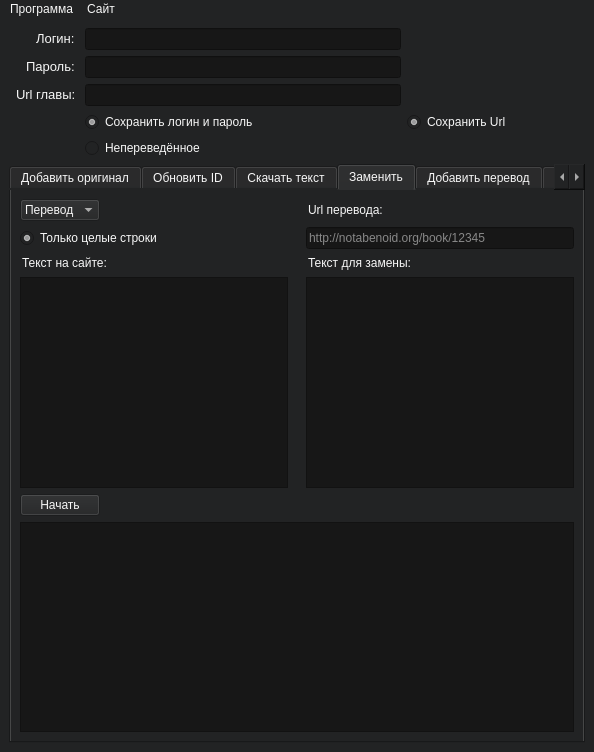
<?xml version="1.0" encoding="UTF-8"?>
<ui version="4.0">
 <class>MainWindow</class>
 <widget class="QMainWindow" name="MainWindow">
  <property name="geometry">
   <rect>
    <x>0</x>
    <y>0</y>
    <width>594</width>
    <height>752</height>
   </rect>
  </property>
  <property name="minimumSize">
   <size>
    <width>410</width>
    <height>565</height>
   </size>
  </property>
  <property name="acceptDrops">
   <bool>false</bool>
  </property>
  <property name="windowTitle">
   <string notr="true">NotabenoidTool</string>
  </property>
  <property name="autoFillBackground">
   <bool>false</bool>
  </property>
  <property name="styleSheet">
   <string notr="true">background-color: rgb(34, 35, 36);
color: rgb(247, 247, 247);</string>
  </property>
  <widget class="QWidget" name="centralwidget">
   <property name="minimumSize">
    <size>
     <width>409</width>
     <height>476</height>
    </size>
   </property>
   <layout class="QGridLayout" name="gridLayout">
    <item row="4" column="0">
     <widget class="QLineEdit" name="urlBookText">
      <property name="maximumSize">
       <size>
        <width>70</width>
        <height>16777215</height>
       </size>
      </property>
      <property name="font">
       <font>
        <pointsize>10</pointsize>
       </font>
      </property>
      <property name="text">
       <string>Url главы:</string>
      </property>
      <property name="frame">
       <bool>false</bool>
      </property>
      <property name="alignment">
       <set>Qt::AlignRight|Qt::AlignTrailing|Qt::AlignVCenter</set>
      </property>
      <property name="readOnly">
       <bool>true</bool>
      </property>
     </widget>
    </item>
    <item row="3" column="0" alignment="Qt::AlignLeft">
     <widget class="QLineEdit" name="passwordText">
      <property name="maximumSize">
       <size>
        <width>70</width>
        <height>16777215</height>
       </size>
      </property>
      <property name="font">
       <font>
        <pointsize>10</pointsize>
       </font>
      </property>
      <property name="text">
       <string>Пароль:</string>
      </property>
      <property name="frame">
       <bool>false</bool>
      </property>
      <property name="alignment">
       <set>Qt::AlignRight|Qt::AlignTrailing|Qt::AlignVCenter</set>
      </property>
      <property name="readOnly">
       <bool>true</bool>
      </property>
     </widget>
    </item>
    <item row="5" column="2">
     <widget class="QRadioButton" name="radioButton_url">
      <property name="text">
       <string>Сохранить Url</string>
      </property>
      <property name="checked">
       <bool>true</bool>
      </property>
      <property name="autoRepeat">
       <bool>true</bool>
      </property>
      <property name="autoExclusive">
       <bool>false</bool>
      </property>
     </widget>
    </item>
    <item row="13" column="0" colspan="3">
     <widget class="QTabWidget" name="tabWidget">
      <property name="enabled">
       <bool>true</bool>
      </property>
      <property name="sizePolicy">
       <sizepolicy hsizetype="Expanding" vsizetype="Expanding">
        <horstretch>0</horstretch>
        <verstretch>0</verstretch>
       </sizepolicy>
      </property>
      <property name="styleSheet">
       <string notr="true">background-color: rgb(34, 35, 36);
alternate-background-color: rgb(0, 255, 127);</string>
      </property>
      <property name="currentIndex">
       <number>3</number>
      </property>
      <widget class="QWidget" name="tabAdd">
       <property name="styleSheet">
        <string notr="true"/>
       </property>
       <attribute name="title">
        <string>Добавить оригинал</string>
       </attribute>
       <layout class="QGridLayout" name="gridLayout_5">
        <item row="8" column="0" colspan="2">
         <widget class="QTextEdit" name="logBoxAdd">
          <property name="font">
           <font>
            <pointsize>15</pointsize>
           </font>
          </property>
          <property name="styleSheet">
           <string notr="true">background-color: rgb(23, 23, 23);</string>
          </property>
          <property name="verticalScrollBarPolicy">
           <enum>Qt::ScrollBarAsNeeded</enum>
          </property>
          <property name="horizontalScrollBarPolicy">
           <enum>Qt::ScrollBarAsNeeded</enum>
          </property>
          <property name="lineWrapMode">
           <enum>QTextEdit::NoWrap</enum>
          </property>
          <property name="html">
           <string>&lt;!DOCTYPE HTML PUBLIC &quot;-//W3C//DTD HTML 4.0//EN&quot; &quot;http://www.w3.org/TR/REC-html40/strict.dtd&quot;&gt;
&lt;html&gt;&lt;head&gt;&lt;meta name=&quot;qrichtext&quot; content=&quot;1&quot; /&gt;&lt;style type=&quot;text/css&quot;&gt;
p, li { white-space: pre-wrap; }
&lt;/style&gt;&lt;/head&gt;&lt;body style=&quot; font-family:'MS Shell Dlg 2'; font-size:15pt; font-weight:400; font-style:normal;&quot;&gt;
&lt;p style=&quot;-qt-paragraph-type:empty; margin-top:0px; margin-bottom:0px; margin-left:0px; margin-right:0px; -qt-block-indent:0; text-indent:0px; font-size:8.25pt;&quot;&gt;&lt;br /&gt;&lt;/p&gt;&lt;/body&gt;&lt;/html&gt;</string>
          </property>
         </widget>
        </item>
        <item row="6" column="0">
         <widget class="QPushButton" name="btnStartAdd">
          <property name="text">
           <string>Начать</string>
          </property>
         </widget>
        </item>
        <item row="3" column="0">
         <widget class="QPushButton" name="btnBrowseNew">
          <property name="text">
           <string>Выбрать</string>
          </property>
         </widget>
        </item>
        <item row="3" column="1">
         <widget class="QLineEdit" name="fileNameNew">
          <property name="enabled">
           <bool>true</bool>
          </property>
          <property name="styleSheet">
           <string notr="true">background-color: rgb(23, 23, 23);</string>
          </property>
          <property name="text">
           <string/>
          </property>
          <property name="frame">
           <bool>true</bool>
          </property>
          <property name="readOnly">
           <bool>false</bool>
          </property>
          <property name="placeholderText">
           <string>Новый файл оригинала</string>
          </property>
         </widget>
        </item>
        <item row="1" column="1">
         <widget class="QLineEdit" name="fileNameOld">
          <property name="mouseTracking">
           <bool>true</bool>
          </property>
          <property name="styleSheet">
           <string notr="true">background-color: rgb(23, 23, 23);</string>
          </property>
          <property name="text">
           <string/>
          </property>
          <property name="frame">
           <bool>true</bool>
          </property>
          <property name="readOnly">
           <bool>false</bool>
          </property>
          <property name="placeholderText">
           <string>Файл оригинала с сайта</string>
          </property>
         </widget>
        </item>
        <item row="1" column="0">
         <widget class="QPushButton" name="btnBrowseOld">
          <property name="text">
           <string>Выбрать </string>
          </property>
         </widget>
        </item>
        <item row="6" column="1">
         <widget class="QLineEdit" name="comment">
          <property name="minimumSize">
           <size>
            <width>284</width>
            <height>0</height>
           </size>
          </property>
          <property name="styleSheet">
           <string notr="true">background-color: rgb(23, 23, 23);</string>
          </property>
          <property name="placeholderText">
           <string>Комментарий</string>
          </property>
         </widget>
        </item>
        <item row="0" column="0" colspan="2">
         <widget class="QRadioButton" name="logBox">
          <property name="text">
           <string>Сравнить файлы без замены на сайте</string>
          </property>
          <property name="checkable">
           <bool>true</bool>
          </property>
          <property name="checked">
           <bool>false</bool>
          </property>
          <property name="autoRepeat">
           <bool>true</bool>
          </property>
          <property name="autoExclusive">
           <bool>false</bool>
          </property>
         </widget>
        </item>
       </layout>
      </widget>
      <widget class="QWidget" name="tabRefresh">
       <attribute name="title">
        <string>Обновить ID</string>
       </attribute>
       <layout class="QGridLayout" name="gridLayout_2">
        <item row="2" column="0">
         <widget class="QPushButton" name="btnStartRefresh">
          <property name="enabled">
           <bool>true</bool>
          </property>
          <property name="sizePolicy">
           <sizepolicy hsizetype="Minimum" vsizetype="Fixed">
            <horstretch>0</horstretch>
            <verstretch>0</verstretch>
           </sizepolicy>
          </property>
          <property name="maximumSize">
           <size>
            <width>80</width>
            <height>16777215</height>
           </size>
          </property>
          <property name="text">
           <string>Начать</string>
          </property>
         </widget>
        </item>
        <item row="0" column="0" alignment="Qt::AlignHCenter">
         <widget class="QLineEdit" name="refreshText">
          <property name="minimumSize">
           <size>
            <width>120</width>
            <height>0</height>
           </size>
          </property>
          <property name="font">
           <font>
            <pointsize>10</pointsize>
           </font>
          </property>
          <property name="text">
           <string>Пропущенный ID</string>
          </property>
          <property name="frame">
           <bool>false</bool>
          </property>
          <property name="readOnly">
           <bool>true</bool>
          </property>
         </widget>
        </item>
        <item row="4" column="0" colspan="2">
         <widget class="QTextEdit" name="logBoxRefresh">
          <property name="font">
           <font>
            <pointsize>15</pointsize>
           </font>
          </property>
          <property name="styleSheet">
           <string notr="true">background-color: rgb(23, 23, 23);</string>
          </property>
          <property name="verticalScrollBarPolicy">
           <enum>Qt::ScrollBarAsNeeded</enum>
          </property>
          <property name="horizontalScrollBarPolicy">
           <enum>Qt::ScrollBarAsNeeded</enum>
          </property>
          <property name="lineWrapMode">
           <enum>QTextEdit::NoWrap</enum>
          </property>
          <property name="html">
           <string>&lt;!DOCTYPE HTML PUBLIC &quot;-//W3C//DTD HTML 4.0//EN&quot; &quot;http://www.w3.org/TR/REC-html40/strict.dtd&quot;&gt;
&lt;html&gt;&lt;head&gt;&lt;meta name=&quot;qrichtext&quot; content=&quot;1&quot; /&gt;&lt;style type=&quot;text/css&quot;&gt;
p, li { white-space: pre-wrap; }
&lt;/style&gt;&lt;/head&gt;&lt;body style=&quot; font-family:'MS Shell Dlg 2'; font-size:15pt; font-weight:400; font-style:normal;&quot;&gt;
&lt;p style=&quot;-qt-paragraph-type:empty; margin-top:0px; margin-bottom:0px; margin-left:0px; margin-right:0px; -qt-block-indent:0; text-indent:0px; font-size:8.25pt;&quot;&gt;&lt;br /&gt;&lt;/p&gt;&lt;/body&gt;&lt;/html&gt;</string>
          </property>
         </widget>
        </item>
        <item row="0" column="1" alignment="Qt::AlignLeft">
         <widget class="QLineEdit" name="lineNumber">
          <property name="styleSheet">
           <string notr="true">background-color: rgb(23, 23, 23);</string>
          </property>
          <property name="placeholderText">
           <string>1</string>
          </property>
         </widget>
        </item>
        <item row="2" column="1">
         <widget class="QProgressBar" name="progressBarRefresh">
          <property name="sizePolicy">
           <sizepolicy hsizetype="Preferred" vsizetype="Minimum">
            <horstretch>0</horstretch>
            <verstretch>0</verstretch>
           </sizepolicy>
          </property>
          <property name="styleSheet">
           <string notr="true">background-color: rgb(23, 23, 23);</string>
          </property>
          <property name="value">
           <number>0</number>
          </property>
          <property name="textVisible">
           <bool>true</bool>
          </property>
         </widget>
        </item>
       </layout>
      </widget>
      <widget class="QWidget" name="tab">
       <attribute name="title">
        <string>Скачать текст</string>
       </attribute>
       <layout class="QGridLayout" name="gridLayout_3">
        <item row="7" column="0" colspan="4">
         <widget class="QTextEdit" name="logBoxDownload">
          <property name="font">
           <font>
            <pointsize>15</pointsize>
           </font>
          </property>
          <property name="styleSheet">
           <string notr="true">background-color: rgb(23, 23, 23);</string>
          </property>
          <property name="verticalScrollBarPolicy">
           <enum>Qt::ScrollBarAsNeeded</enum>
          </property>
          <property name="horizontalScrollBarPolicy">
           <enum>Qt::ScrollBarAsNeeded</enum>
          </property>
          <property name="lineWrapMode">
           <enum>QTextEdit::NoWrap</enum>
          </property>
          <property name="html">
           <string>&lt;!DOCTYPE HTML PUBLIC &quot;-//W3C//DTD HTML 4.0//EN&quot; &quot;http://www.w3.org/TR/REC-html40/strict.dtd&quot;&gt;
&lt;html&gt;&lt;head&gt;&lt;meta name=&quot;qrichtext&quot; content=&quot;1&quot; /&gt;&lt;style type=&quot;text/css&quot;&gt;
p, li { white-space: pre-wrap; }
&lt;/style&gt;&lt;/head&gt;&lt;body style=&quot; font-family:'MS Shell Dlg 2'; font-size:15pt; font-weight:400; font-style:normal;&quot;&gt;
&lt;p style=&quot;-qt-paragraph-type:empty; margin-top:0px; margin-bottom:0px; margin-left:0px; margin-right:0px; -qt-block-indent:0; text-indent:0px; font-size:8.25pt;&quot;&gt;&lt;br /&gt;&lt;/p&gt;&lt;/body&gt;&lt;/html&gt;</string>
          </property>
         </widget>
        </item>
        <item row="5" column="0">
         <widget class="QPushButton" name="btnBrowseSave">
          <property name="text">
           <string>Выбрать</string>
          </property>
         </widget>
        </item>
        <item row="6" column="0">
         <widget class="QPushButton" name="btnStartDownload">
          <property name="enabled">
           <bool>true</bool>
          </property>
          <property name="maximumSize">
           <size>
            <width>80</width>
            <height>16777215</height>
           </size>
          </property>
          <property name="text">
           <string>Начать</string>
          </property>
         </widget>
        </item>
        <item row="1" column="0">
         <widget class="QComboBox" name="comboBox">
          <property name="styleSheet">
           <string notr="true">selection-color: rgb(85, 170, 255);</string>
          </property>
          <property name="currentIndex">
           <number>0</number>
          </property>
          <property name="frame">
           <bool>true</bool>
          </property>
          <item>
           <property name="text">
            <string>Оригинал</string>
           </property>
          </item>
          <item>
           <property name="text">
            <string>Перевод</string>
           </property>
          </item>
         </widget>
        </item>
        <item row="1" column="1" alignment="Qt::AlignLeft">
         <widget class="QRadioButton" name="radioButton_insert">
          <property name="enabled">
           <bool>true</bool>
          </property>
          <property name="text">
           <string>Заменять пустые строки оригиналом</string>
          </property>
          <property name="checked">
           <bool>true</bool>
          </property>
          <property name="autoRepeat">
           <bool>true</bool>
          </property>
          <property name="autoExclusive">
           <bool>false</bool>
          </property>
         </widget>
        </item>
        <item row="5" column="1" colspan="3">
         <widget class="QLineEdit" name="lineEditSave">
          <property name="styleSheet">
           <string notr="true">background-color: rgb(23, 23, 23);</string>
          </property>
          <property name="text">
           <string/>
          </property>
          <property name="placeholderText">
           <string>Новый файл для сохранения</string>
          </property>
         </widget>
        </item>
        <item row="6" column="1" colspan="3">
         <widget class="QProgressBar" name="progressBarDownload">
          <property name="styleSheet">
           <string notr="true">background-color: rgb(23, 23, 23);</string>
          </property>
          <property name="value">
           <number>0</number>
          </property>
          <property name="textVisible">
           <bool>true</bool>
          </property>
         </widget>
        </item>
       </layout>
      </widget>
      <widget class="QWidget" name="tab_3">
       <property name="enabled">
        <bool>false</bool>
       </property>
       <property name="styleSheet">
        <string notr="true"/>
       </property>
       <attribute name="title">
        <string>Заменить</string>
       </attribute>
       <layout class="QGridLayout" name="gridLayout_9">
        <item row="8" column="4">
         <widget class="QLineEdit" name="replacement_text_n">
          <property name="styleSheet">
           <string notr="true"/>
          </property>
          <property name="text">
           <string>Текст для замены:</string>
          </property>
          <property name="frame">
           <bool>false</bool>
          </property>
          <property name="readOnly">
           <bool>true</bool>
          </property>
          <property name="placeholderText">
           <string>Replacement text</string>
          </property>
         </widget>
        </item>
        <item row="8" column="1" colspan="3">
         <widget class="QLineEdit" name="replace_text_orig_n">
          <property name="styleSheet">
           <string notr="true"/>
          </property>
          <property name="text">
           <string>Текст на сайте:</string>
          </property>
          <property name="frame">
           <bool>false</bool>
          </property>
          <property name="readOnly">
           <bool>true</bool>
          </property>
          <property name="placeholderText">
           <string>Text</string>
          </property>
         </widget>
        </item>
        <item row="10" column="1">
         <widget class="QPlainTextEdit" name="replace_text_orig">
          <property name="styleSheet">
           <string notr="true">background-color: rgb(23, 23, 23);</string>
          </property>
          <property name="lineWrapMode">
           <enum>QPlainTextEdit::NoWrap</enum>
          </property>
         </widget>
        </item>
        <item row="11" column="1">
         <widget class="QPushButton" name="btnStartReplace">
          <property name="enabled">
           <bool>false</bool>
          </property>
          <property name="sizePolicy">
           <sizepolicy hsizetype="MinimumExpanding" vsizetype="Preferred">
            <horstretch>0</horstretch>
            <verstretch>0</verstretch>
           </sizepolicy>
          </property>
          <property name="maximumSize">
           <size>
            <width>80</width>
            <height>16777215</height>
           </size>
          </property>
          <property name="text">
           <string>Начать</string>
          </property>
         </widget>
        </item>
        <item row="21" column="1" colspan="4">
         <widget class="QTextEdit" name="logBoxReplace">
          <property name="styleSheet">
           <string notr="true">background-color: rgb(23, 23, 23);</string>
          </property>
          <property name="lineWrapMode">
           <enum>QTextEdit::NoWrap</enum>
          </property>
         </widget>
        </item>
        <item row="1" column="1">
         <widget class="QRadioButton" name="radioButton_replace">
          <property name="text">
           <string>Только целые строки</string>
          </property>
          <property name="checked">
           <bool>true</bool>
          </property>
          <property name="autoRepeat">
           <bool>true</bool>
          </property>
          <property name="autoExclusive">
           <bool>false</bool>
          </property>
         </widget>
        </item>
        <item row="1" column="4">
         <widget class="QLineEdit" name="url_main_text">
          <property name="styleSheet">
           <string notr="true">background-color: rgb(23, 23, 23);</string>
          </property>
          <property name="text">
           <string/>
          </property>
          <property name="placeholderText">
           <string>http://notabenoid.org/book/12345</string>
          </property>
         </widget>
        </item>
        <item row="10" column="4">
         <widget class="QPlainTextEdit" name="replacement_text">
          <property name="styleSheet">
           <string notr="true">background-color: rgb(23, 23, 23);</string>
          </property>
          <property name="lineWrapMode">
           <enum>QPlainTextEdit::NoWrap</enum>
          </property>
         </widget>
        </item>
        <item row="0" column="1">
         <widget class="QComboBox" name="comboBox_replace">
          <property name="sizePolicy">
           <sizepolicy hsizetype="Fixed" vsizetype="Fixed">
            <horstretch>0</horstretch>
            <verstretch>0</verstretch>
           </sizepolicy>
          </property>
          <property name="layoutDirection">
           <enum>Qt::LeftToRight</enum>
          </property>
          <property name="styleSheet">
           <string notr="true">selection-color: rgb(85, 170, 255);</string>
          </property>
          <property name="currentIndex">
           <number>0</number>
          </property>
          <property name="frame">
           <bool>true</bool>
          </property>
          <item>
           <property name="text">
            <string>Перевод</string>
           </property>
          </item>
         </widget>
        </item>
        <item row="0" column="4">
         <widget class="QLineEdit" name="lineEdit_repl">
          <property name="sizePolicy">
           <sizepolicy hsizetype="Fixed" vsizetype="Fixed">
            <horstretch>0</horstretch>
            <verstretch>0</verstretch>
           </sizepolicy>
          </property>
          <property name="text">
           <string>Url перевода:</string>
          </property>
          <property name="frame">
           <bool>false</bool>
          </property>
         </widget>
        </item>
       </layout>
      </widget>
      <widget class="QWidget" name="tab_4">
       <attribute name="title">
        <string>Добавить перевод</string>
       </attribute>
       <layout class="QGridLayout" name="gridLayout_6">
        <item row="0" column="0">
         <widget class="QPushButton" name="btnBrowseTrans">
          <property name="text">
           <string>Выбрать</string>
          </property>
         </widget>
        </item>
        <item row="0" column="1">
         <widget class="QLineEdit" name="fileNameTrans">
          <property name="enabled">
           <bool>true</bool>
          </property>
          <property name="styleSheet">
           <string notr="true">background-color: rgb(23, 23, 23);</string>
          </property>
          <property name="text">
           <string/>
          </property>
          <property name="frame">
           <bool>true</bool>
          </property>
          <property name="readOnly">
           <bool>false</bool>
          </property>
          <property name="placeholderText">
           <string>Файл перевода</string>
          </property>
         </widget>
        </item>
        <item row="1" column="0">
         <widget class="QPushButton" name="btnStartTrans">
          <property name="text">
           <string>Начать</string>
          </property>
         </widget>
        </item>
        <item row="2" column="0" colspan="2">
         <widget class="QTextEdit" name="logBoxTrans">
          <property name="font">
           <font>
            <pointsize>15</pointsize>
           </font>
          </property>
          <property name="styleSheet">
           <string notr="true">background-color: rgb(23, 23, 23);</string>
          </property>
          <property name="verticalScrollBarPolicy">
           <enum>Qt::ScrollBarAsNeeded</enum>
          </property>
          <property name="horizontalScrollBarPolicy">
           <enum>Qt::ScrollBarAsNeeded</enum>
          </property>
          <property name="lineWrapMode">
           <enum>QTextEdit::NoWrap</enum>
          </property>
          <property name="html">
           <string>&lt;!DOCTYPE HTML PUBLIC &quot;-//W3C//DTD HTML 4.0//EN&quot; &quot;http://www.w3.org/TR/REC-html40/strict.dtd&quot;&gt;
&lt;html&gt;&lt;head&gt;&lt;meta name=&quot;qrichtext&quot; content=&quot;1&quot; /&gt;&lt;style type=&quot;text/css&quot;&gt;
p, li { white-space: pre-wrap; }
&lt;/style&gt;&lt;/head&gt;&lt;body style=&quot; font-family:'MS Shell Dlg 2'; font-size:15pt; font-weight:400; font-style:normal;&quot;&gt;
&lt;p style=&quot;-qt-paragraph-type:empty; margin-top:0px; margin-bottom:0px; margin-left:0px; margin-right:0px; -qt-block-indent:0; text-indent:0px; font-size:8.25pt;&quot;&gt;&lt;br /&gt;&lt;/p&gt;&lt;/body&gt;&lt;/html&gt;</string>
          </property>
         </widget>
        </item>
       </layout>
      </widget>
      <widget class="QWidget" name="tab_2">
       <attribute name="title">
        <string>Помощь</string>
       </attribute>
       <layout class="QGridLayout" name="gridLayout_4">
        <item row="0" column="0">
         <widget class="QTextEdit" name="logBoxDownload_5">
          <property name="font">
           <font>
            <family>DIN Pro Cond Medium</family>
           </font>
          </property>
          <property name="styleSheet">
           <string notr="true">background-color: rgb(23, 23, 23);</string>
          </property>
          <property name="verticalScrollBarPolicy">
           <enum>Qt::ScrollBarAsNeeded</enum>
          </property>
          <property name="horizontalScrollBarPolicy">
           <enum>Qt::ScrollBarAsNeeded</enum>
          </property>
          <property name="lineWrapMode">
           <enum>QTextEdit::NoWrap</enum>
          </property>
          <property name="readOnly">
           <bool>true</bool>
          </property>
          <property name="html">
           <string>&lt;!DOCTYPE HTML PUBLIC &quot;-//W3C//DTD HTML 4.0//EN&quot; &quot;http://www.w3.org/TR/REC-html40/strict.dtd&quot;&gt;
&lt;html&gt;&lt;head&gt;&lt;meta name=&quot;qrichtext&quot; content=&quot;1&quot; /&gt;&lt;style type=&quot;text/css&quot;&gt;
p, li { white-space: pre-wrap; }
&lt;/style&gt;&lt;/head&gt;&lt;body style=&quot; font-family:'DIN Pro Cond Medium'; font-size:8.25pt; font-weight:400; font-style:normal;&quot;&gt;
&lt;p style=&quot; margin-top:12px; margin-bottom:12px; margin-left:0px; margin-right:0px; -qt-block-indent:0; text-indent:0px;&quot;&gt;&lt;span style=&quot; font-family:'JetBrains Mono,monospace'; font-size:7.8pt; color:#ffffff;&quot;&gt;Add Text&lt;br /&gt;1) Download Original text (binary_orig_from_site.txt)&lt;br /&gt;2) Go to &amp;quot;Add Original&amp;quot;&lt;br /&gt;3) Select &amp;quot;Old file&amp;quot; (binary_orig_from_site.txt)&lt;br /&gt;4) Select &amp;quot;New file&amp;quot;&lt;br /&gt;5) Add text to &amp;quot;Comment&amp;quot;&lt;br /&gt;6) Press &amp;quot;Start&amp;quot; Button&lt;/span&gt;&lt;/p&gt;
&lt;p style=&quot; margin-top:12px; margin-bottom:12px; margin-left:0px; margin-right:0px; -qt-block-indent:0; text-indent:0px;&quot;&gt;&lt;span style=&quot; font-family:'JetBrains Mono,monospace'; font-size:7.8pt; color:#ffffff;&quot;&gt;Таблица в Add Text: как использовать&lt;br /&gt;Нужно найти наиболее похожие строки и сопоставить их в первом столбце.&lt;/span&gt;&lt;/p&gt;
&lt;p style=&quot; margin-top:12px; margin-bottom:12px; margin-left:0px; margin-right:0px; -qt-block-indent:0; text-indent:0px;&quot;&gt;&lt;span style=&quot; font-family:'JetBrains Mono,monospace'; font-size:7.8pt; color:#ffffff;&quot;&gt;Replace &lt;br /&gt;Заменить одинаковый перевод целиком или частично во всех главах&lt;/span&gt;&lt;/p&gt;&lt;/body&gt;&lt;/html&gt;</string>
          </property>
         </widget>
        </item>
       </layout>
      </widget>
     </widget>
    </item>
    <item row="1" column="0" alignment="Qt::AlignLeft">
     <widget class="QLineEdit" name="loginText">
      <property name="maximumSize">
       <size>
        <width>70</width>
        <height>16777215</height>
       </size>
      </property>
      <property name="font">
       <font>
        <pointsize>10</pointsize>
       </font>
      </property>
      <property name="layoutDirection">
       <enum>Qt::LeftToRight</enum>
      </property>
      <property name="text">
       <string>Логин:</string>
      </property>
      <property name="frame">
       <bool>false</bool>
      </property>
      <property name="alignment">
       <set>Qt::AlignRight|Qt::AlignTrailing|Qt::AlignVCenter</set>
      </property>
      <property name="readOnly">
       <bool>true</bool>
      </property>
     </widget>
    </item>
    <item row="4" column="1">
     <widget class="QLineEdit" name="urlBook">
      <property name="enabled">
       <bool>true</bool>
      </property>
      <property name="sizePolicy">
       <sizepolicy hsizetype="Fixed" vsizetype="Fixed">
        <horstretch>0</horstretch>
        <verstretch>0</verstretch>
       </sizepolicy>
      </property>
      <property name="minimumSize">
       <size>
        <width>316</width>
        <height>0</height>
       </size>
      </property>
      <property name="styleSheet">
       <string notr="true">background-color: rgb(23, 23, 23);</string>
      </property>
      <property name="text">
       <string/>
      </property>
     </widget>
    </item>
    <item row="5" column="1">
     <widget class="QRadioButton" name="radioButton">
      <property name="sizePolicy">
       <sizepolicy hsizetype="Fixed" vsizetype="Fixed">
        <horstretch>0</horstretch>
        <verstretch>0</verstretch>
       </sizepolicy>
      </property>
      <property name="styleSheet">
       <string notr="true"/>
      </property>
      <property name="text">
       <string>Сохранить логин и пароль</string>
      </property>
      <property name="checked">
       <bool>true</bool>
      </property>
      <property name="autoRepeat">
       <bool>true</bool>
      </property>
      <property name="autoExclusive">
       <bool>false</bool>
      </property>
     </widget>
    </item>
    <item row="1" column="1">
     <widget class="QLineEdit" name="login">
      <property name="enabled">
       <bool>true</bool>
      </property>
      <property name="sizePolicy">
       <sizepolicy hsizetype="Fixed" vsizetype="Fixed">
        <horstretch>0</horstretch>
        <verstretch>0</verstretch>
       </sizepolicy>
      </property>
      <property name="minimumSize">
       <size>
        <width>316</width>
        <height>0</height>
       </size>
      </property>
      <property name="styleSheet">
       <string notr="true">background-color: rgb(23, 23, 23);</string>
      </property>
      <property name="text">
       <string/>
      </property>
     </widget>
    </item>
    <item row="3" column="1">
     <widget class="QLineEdit" name="password">
      <property name="enabled">
       <bool>true</bool>
      </property>
      <property name="sizePolicy">
       <sizepolicy hsizetype="Fixed" vsizetype="Fixed">
        <horstretch>0</horstretch>
        <verstretch>0</verstretch>
       </sizepolicy>
      </property>
      <property name="minimumSize">
       <size>
        <width>316</width>
        <height>0</height>
       </size>
      </property>
      <property name="styleSheet">
       <string notr="true">background-color: rgb(23, 23, 23);</string>
      </property>
      <property name="text">
       <string/>
      </property>
      <property name="echoMode">
       <enum>QLineEdit::PasswordEchoOnEdit</enum>
      </property>
     </widget>
    </item>
    <item row="6" column="1">
     <widget class="QRadioButton" name="radioButton_non_trans">
      <property name="text">
       <string>Непереведённое</string>
      </property>
      <property name="autoExclusive">
       <bool>false</bool>
      </property>
     </widget>
    </item>
   </layout>
  </widget>
  <widget class="QMenuBar" name="menubar">
   <property name="geometry">
    <rect>
     <x>0</x>
     <y>0</y>
     <width>594</width>
     <height>25</height>
    </rect>
   </property>
   <widget class="QMenu" name="menuFile">
    <property name="title">
     <string>Программа</string>
    </property>
    <addaction name="actionRestart"/>
    <addaction name="actionQuit"/>
   </widget>
   <widget class="QMenu" name="menuHelp">
    <property name="title">
     <string>Сайт</string>
    </property>
    <addaction name="actionnotabenoid_org"/>
    <addaction name="actionGithub_com"/>
   </widget>
   <addaction name="menuFile"/>
   <addaction name="menuHelp"/>
  </widget>
  <action name="actionnotabenoid_org">
   <property name="text">
    <string>Notabenoid.org</string>
   </property>
  </action>
  <action name="actionOpen_old_file">
   <property name="text">
    <string>Open old file</string>
   </property>
  </action>
  <action name="actionOpen_new_file">
   <property name="text">
    <string>Open new file</string>
   </property>
  </action>
  <action name="actionQuit">
   <property name="text">
    <string>Закрыть</string>
   </property>
  </action>
  <action name="actionRestart">
   <property name="text">
    <string>Перезапустить</string>
   </property>
  </action>
  <action name="actionAdd_Text_1_Download_Original_text_binary_orig_from_site_txt_2_Go_to_Add_Original_3_Select_Old_file_binary_orig_from_site_txt_4_Select_New_file_5_Add_text_to_Comment_6_Press_Start_Button">
   <property name="checkable">
    <bool>false</bool>
   </property>
   <property name="text">
    <string>Add Text
1) Download Original text (binary_orig_from_site.txt)
2) Go to &quot;Add Original&quot; 
3) Select &quot;Old file&quot; (binary_orig_from_site.txt)
4) Select &quot;New file&quot;
5) Add text to &quot;Comment&quot;
6) Press &quot;Start&quot; Button
</string>
   </property>
  </action>
  <action name="actionGithub_com">
   <property name="text">
    <string>Github.com</string>
   </property>
  </action>
 </widget>
 <resources>
  <include location="1.qrc"/>
 </resources>
 <connections/>
</ui>
